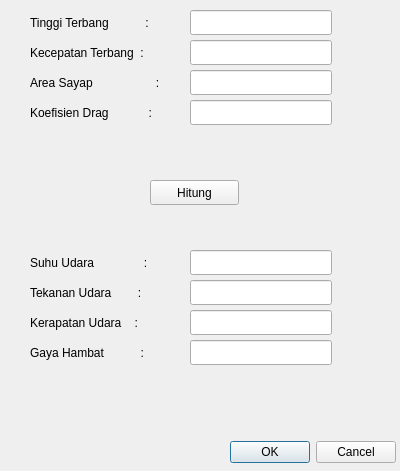
<?xml version="1.0" encoding="UTF-8"?>
<ui version="4.0">
 <class>PerhitunganTarikPesawat</class>
 <widget class="QDialog" name="PerhitunganTarikPesawat">
  <property name="geometry">
   <rect>
    <x>0</x>
    <y>0</y>
    <width>400</width>
    <height>471</height>
   </rect>
  </property>
  <property name="windowTitle">
   <string>Dialog</string>
  </property>
  <widget class="QLineEdit" name="suhuUdara">
   <property name="geometry">
    <rect>
     <x>190</x>
     <y>250</y>
     <width>142</width>
     <height>25</height>
    </rect>
   </property>
   <property name="text">
    <string/>
   </property>
  </widget>
  <widget class="QLineEdit" name="tekananUdara">
   <property name="geometry">
    <rect>
     <x>190</x>
     <y>280</y>
     <width>142</width>
     <height>25</height>
    </rect>
   </property>
   <property name="text">
    <string/>
   </property>
  </widget>
  <widget class="QLineEdit" name="kerapatanUdara">
   <property name="geometry">
    <rect>
     <x>190</x>
     <y>310</y>
     <width>142</width>
     <height>25</height>
    </rect>
   </property>
   <property name="text">
    <string/>
   </property>
  </widget>
  <widget class="QLabel" name="label_5">
   <property name="geometry">
    <rect>
     <x>30</x>
     <y>340</y>
     <width>151</width>
     <height>25</height>
    </rect>
   </property>
   <property name="text">
    <string>Gaya Hambat           :</string>
   </property>
  </widget>
  <widget class="QLineEdit" name="gayaHambat">
   <property name="geometry">
    <rect>
     <x>190</x>
     <y>340</y>
     <width>142</width>
     <height>25</height>
    </rect>
   </property>
   <property name="text">
    <string/>
   </property>
  </widget>
  <widget class="QLabel" name="label_3">
   <property name="geometry">
    <rect>
     <x>30</x>
     <y>280</y>
     <width>151</width>
     <height>25</height>
    </rect>
   </property>
   <property name="text">
    <string>Tekanan Udara        :</string>
   </property>
  </widget>
  <widget class="QLabel" name="label_4">
   <property name="geometry">
    <rect>
     <x>30</x>
     <y>310</y>
     <width>151</width>
     <height>25</height>
    </rect>
   </property>
   <property name="text">
    <string>Kerapatan Udara    :</string>
   </property>
  </widget>
  <widget class="QPushButton" name="pushButton">
   <property name="geometry">
    <rect>
     <x>150</x>
     <y>180</y>
     <width>89</width>
     <height>25</height>
    </rect>
   </property>
   <property name="text">
    <string>Hitung</string>
   </property>
  </widget>
  <widget class="QLabel" name="label_2">
   <property name="geometry">
    <rect>
     <x>30</x>
     <y>250</y>
     <width>151</width>
     <height>25</height>
    </rect>
   </property>
   <property name="text">
    <string>Suhu Udara               :</string>
   </property>
  </widget>
  <widget class="QDialogButtonBox" name="buttonBox">
   <property name="geometry">
    <rect>
     <x>230</x>
     <y>440</y>
     <width>166</width>
     <height>25</height>
    </rect>
   </property>
   <property name="standardButtons">
    <set>QDialogButtonBox::Cancel|QDialogButtonBox::Ok</set>
   </property>
  </widget>
  <widget class="QLineEdit" name="tinggiTerbang">
   <property name="geometry">
    <rect>
     <x>190</x>
     <y>10</y>
     <width>142</width>
     <height>25</height>
    </rect>
   </property>
   <property name="text">
    <string/>
   </property>
  </widget>
  <widget class="QLabel" name="label_7">
   <property name="geometry">
    <rect>
     <x>30</x>
     <y>40</y>
     <width>151</width>
     <height>25</height>
    </rect>
   </property>
   <property name="text">
    <string>Kecepatan Terbang  :</string>
   </property>
  </widget>
  <widget class="QLabel" name="label_8">
   <property name="geometry">
    <rect>
     <x>30</x>
     <y>10</y>
     <width>151</width>
     <height>25</height>
    </rect>
   </property>
   <property name="text">
    <string>Tinggi Terbang           : </string>
   </property>
  </widget>
  <widget class="QLineEdit" name="areaSayap">
   <property name="geometry">
    <rect>
     <x>190</x>
     <y>70</y>
     <width>142</width>
     <height>25</height>
    </rect>
   </property>
   <property name="text">
    <string/>
   </property>
  </widget>
  <widget class="QLabel" name="label_10">
   <property name="geometry">
    <rect>
     <x>30</x>
     <y>70</y>
     <width>151</width>
     <height>25</height>
    </rect>
   </property>
   <property name="text">
    <string>Area Sayap                   :</string>
   </property>
  </widget>
  <widget class="QLineEdit" name="kecTerbang">
   <property name="geometry">
    <rect>
     <x>190</x>
     <y>40</y>
     <width>142</width>
     <height>25</height>
    </rect>
   </property>
   <property name="text">
    <string/>
   </property>
  </widget>
  <widget class="QLabel" name="label_11">
   <property name="geometry">
    <rect>
     <x>30</x>
     <y>100</y>
     <width>151</width>
     <height>25</height>
    </rect>
   </property>
   <property name="text">
    <string>Koefisien Drag            :</string>
   </property>
  </widget>
  <widget class="QLineEdit" name="kofDrag">
   <property name="geometry">
    <rect>
     <x>190</x>
     <y>100</y>
     <width>142</width>
     <height>25</height>
    </rect>
   </property>
   <property name="text">
    <string/>
   </property>
  </widget>
 </widget>
 <resources/>
 <connections/>
</ui>
